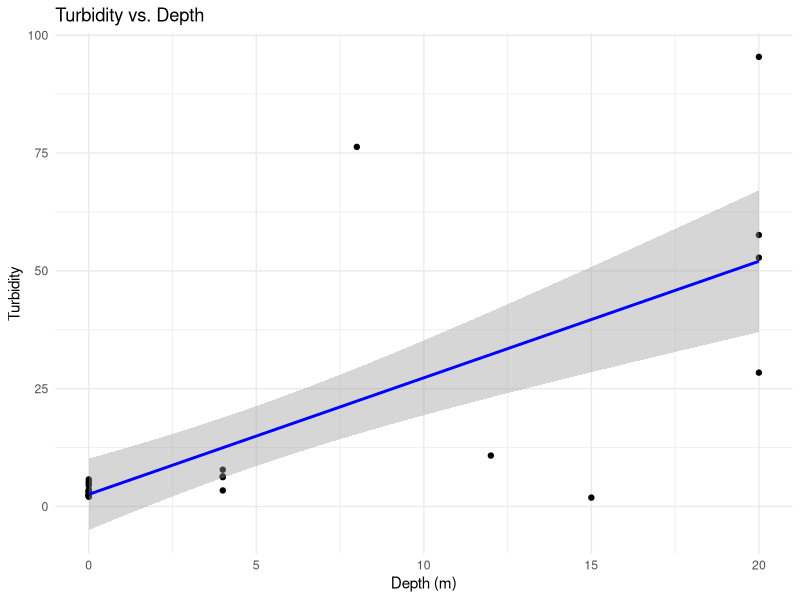
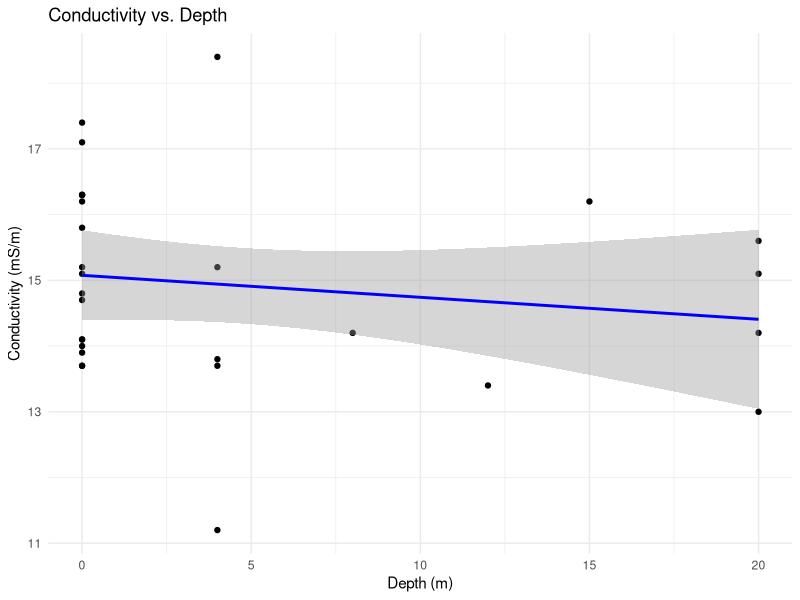
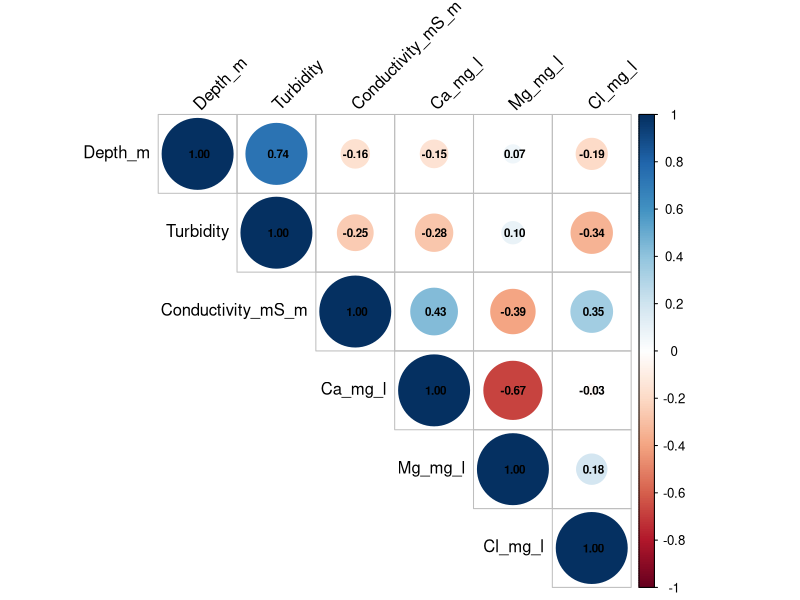
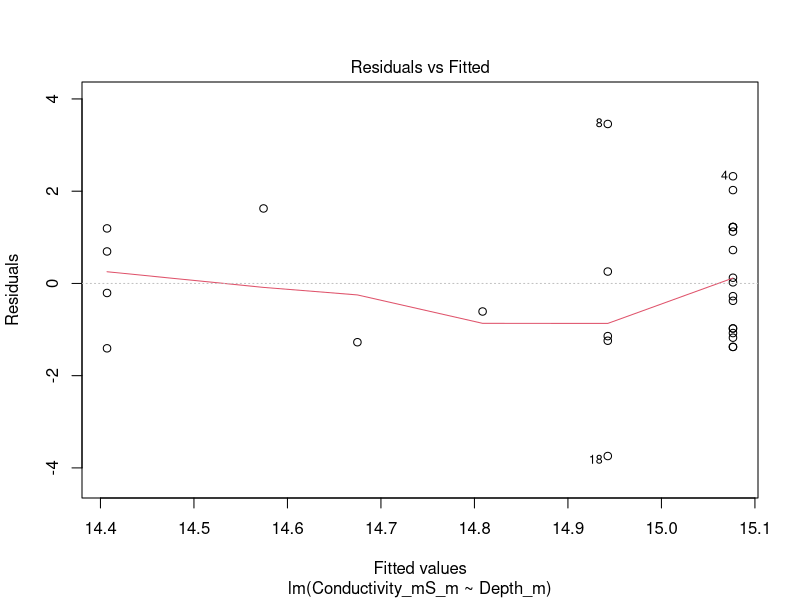
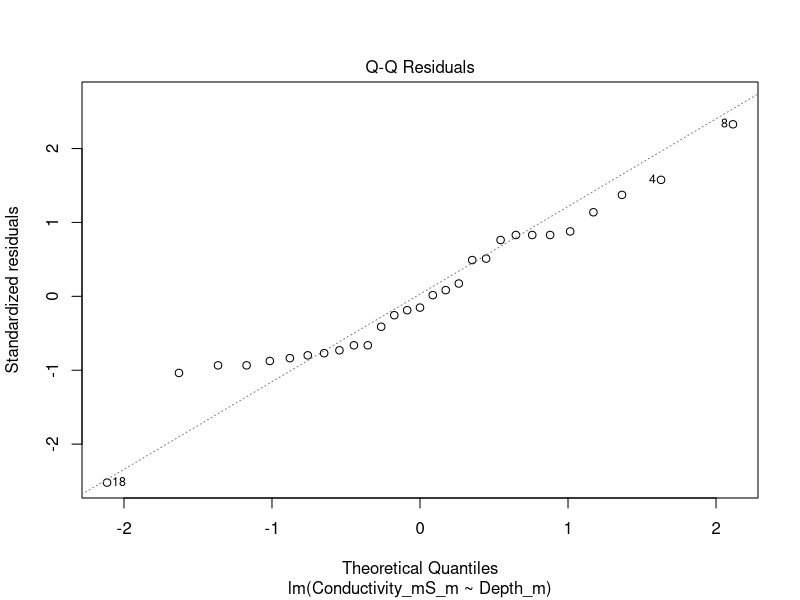
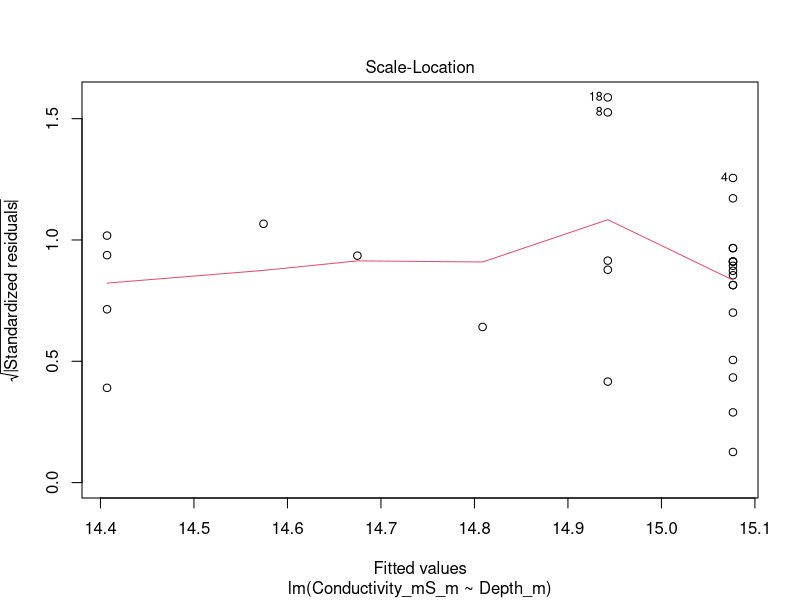
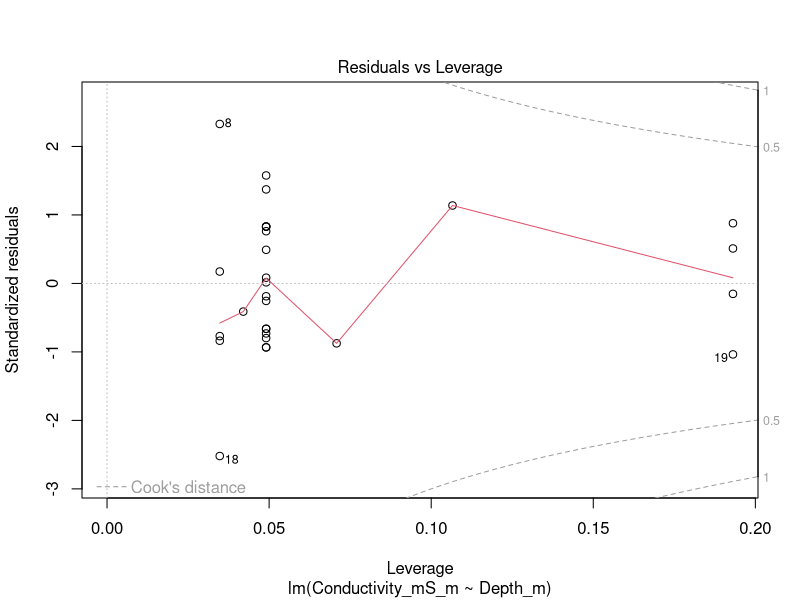
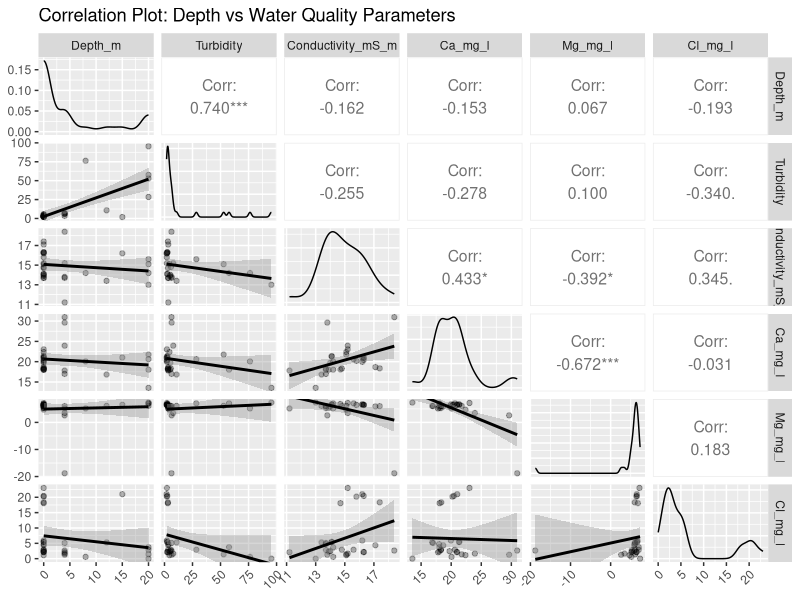

These charts were generated, in order, by the following R code:
#Written by Tsitso Mafantiri using Manus and ChatGPT
# Sample Data (manually transcribed from image)
# Please replace this with your full dataset loaded from a CSV or Excel file
# Example: data <- read.csv("your_data.csv")

data <- data.frame(
  Longitude = c(27.82695, 27.82695, 27.82695, 27.82695, 27.82695, 27.82695, 27.82695, 27.82695, 27.82695, 27.82695, 27.82695, 27.82695, 27.82695, 27.82695, 27.82695, 27.82695, 27.82695, 27.82695, 27.82695, 27.82695, 27.82695, 27.82695, 27.82695, 27.82695, 27.80678, 27.80678, 27.80678, 27.80678, 27.80678),
  Latitude = c(-29.3179, -29.3179, -29.3179, -29.3179, -29.3179, -29.3179, -29.3179, -29.3179, -29.3179, -29.3179, -29.3179, -29.3179, -29.3179, -29.3179, -29.3179, -29.3179, -29.3179, -29.3179, -29.3179, -29.3179, -29.3179, -29.3179, -29.3179, -29.3179, -29.3246, -29.3246, -29.3246, -29.3246, -29.3246),
  Dates = as.Date(c("2018-04-20", "2018-05-24", "2018-06-28", "2018-07-30", "2018-07-30", "2018-08-24", "2020-09-01", "2020-09-01", "2020-09-01", "2020-09-01", "2020-01-30", "2020-01-30", "2020-01-30", "2020-02-21", "2020-02-21", "2020-02-21", "2020-03-26", "2020-03-26", "2020-03-26", "2022-12-01", "2022-12-01", "2022-12-01", "2018-04-20", "2018-04-20", "2018-04-20", "2018-05-24", "2018-06-28", "2018-07-30", "2018-07-30")),
  Sample_ID = c(4, 4, 4, 4, 4, 4, 4, 4, 4, 4, 4, 4, 4, 4, 4, 4, 4, 4, 4, 4, 4, 4, 3, 3, 3, 3, 3, 3, 3),
  Depth_m = c(0, 0, 0, 0, 0, 15, 0, 4, 12, 20, 0, 4, 20, 0, 4, 20, 0, 4, 20, 0, 4, 8, 0, 0, 0, 0, 0, 0, 0),
  Turbidity = c(2.14, 3.02, 2.08, 3.08, 2.48, 1.88, 5.74, 6.22, 10.8, 57.6, 5.25, 6.38, 52.8, 3.52, 6.31, 28.4, 3.17, 3.4, 95.4, 4.42, 7.8, 76.3, 2.48, 2.48, 4.89, 2.17, 3.34, 2.48, 2.48),
  Conductivity_mS_m = c(15.2, 14.7, 15.8, 17.4, 16.3, 16.2, 14.8, 18.4, 13.4, 14.2, 14, 13.8, 15.1, 13.7, 13.7, 15.6, 13.7, 11.2, 13, 15.1, 15.2, 14.2, 14.1, 14.1, 13.9, 16.2, 17.1, 16.3, 16.3),
  Ca_mg_l = c(23.04, 18.08, 20.21, 18.35, 20.44, 21.01, 18.3, 30.97, 16.84, 18.03, 19.73, 29.63, 21.75, 17.99, 16.99, 20.62, 18.29, 17.81, 13.55, 22.37, 23.94, 20.06, 21.33, 21.33, 18.03, 19.96, 18.67, 20.95, 20.95),
  Mg_mg_l = c(7.18, 6.8, 6.45, 6.01, 6.51, 6.52, 6.07, -18.79, 6.09, 7.02, 5.83, 2.61, 6.11, 5.97, 6.03, 7.03, 5.29, 5.15, 7.34, 4.7, 3.47, 5.16, 6.61, 6.61, 5.39, 6.68, 5.9, 6.45, 6.45),
  Cl_mg_l = c(23.04, 18.08, 20.21, 18.35, 20.44, 21.01, 2.9, 2.64, 5.31, 3.73, 2.45, 1.27, 1.42, 4.74, 5.11, 2.91, 2.83, 2.09, 0, 1.14, 1.66, 0.59, 5.45, 5.45, 2.34, 5.92, 4.38, 2.15, 2.15),
  NO2_N_mg_l = c(1.3, 1, 0.7, 1.1, 1.5, 1.6, 0.004, 0.006, NA, NA, 0.009, 0.01, 0.036, 0.002, 0.005, 0.021, 0.002, 0.03, NA, 1.4, 1.8, NA, NA, NA, NA, NA, NA, NA, NA),
  NO3_N_mg_l = c(NA, NA, NA, NA, NA, NA, NA, NA, NA, NA, NA, NA, NA, NA, NA, NA, NA, NA, NA, 6.2, 7.97, NA, NA, NA, NA, NA, NA, NA, NA),
  NO3 = c(5.76, 4.43, 3.1, 4.87, 6.64, 7.08, NA, NA, NA, NA, NA, NA, NA, NA, NA, NA, NA, NA, NA, NA, NA, NA, NA, NA, NA, NA, NA, NA, NA),
  SO4 = c(NA, NA, NA, NA, NA, NA, NA, NA, NA, NA, NA, NA, NA, NA, NA, NA, NA, NA, NA, 27.44, 35.28, NA, NA, NA, NA, NA, NA, NA, NA)
)

# Display the structure of the data frame
str(data)

# Summary statistics
summary(data)

# Load necessary libraries for plotting and statistical analysis
# install.packages("ggplot2") # Uncomment and run if you don't have ggplot2
# install.packages("ggpubr") # Uncomment and run if you don't have ggpubr
library(ggplot2)
library(ggpubr)
library(corrplot)

# --- Scatter Plots with Trend Lines (Depth vs. each water quality parameter) ---

# Example: Turbidity vs. Depth
plot_turbidity_depth <- ggplot(data, aes(x = Depth_m, y = Turbidity)) +
  geom_point() +
  geom_smooth(method = "lm", col = "blue") + # Add linear trend line
  labs(title = "Turbidity vs. Depth",
       x = "Depth (m)",
       y = "Turbidity") +
  theme_minimal()
print(plot_turbidity_depth)

# Example: Conductivity vs. Depth
plot_conductivity_depth <- ggplot(data, aes(x = Depth_m, y = Conductivity_mS_m)) +
  geom_point() +
  geom_smooth(method = "lm", col = "blue") +
  labs(title = "Conductivity vs. Depth",
       x = "Depth (m)",
       y = "Conductivity (mS/m)") +
  theme_minimal()
print(plot_conductivity_depth)

# You can repeat the above code for other water quality parameters (Ca, Mg, Cl, NO2-N, NO3-N, NO3, SO4)

# --- Pearson Correlation Coefficient (Depth vs. water quality parameters) ---

# Select relevant columns for correlation analysis
correlation_data <- data[, c("Depth_m", "Turbidity", "Conductivity_mS_m", "Ca_mg_l", "Mg_mg_l", "Cl_mg_l")]

# Calculate Pearson correlation matrix
correlation_matrix <- cor(correlation_data, use = "pairwise.complete.obs", method = "pearson")
print(correlation_matrix)

# Visualize the correlation matrix as a heatmap
corrplot(correlation_matrix, method = "circle", type = "upper", tl.col = "black", tl.srt = 45, addCoef.col = "black", number.cex = 0.7)

# Example: Correlation between Depth and Turbidity
cor_depth_turbidity <- cor(data$Depth_m, data$Turbidity, use = "pairwise.complete.obs", method = "pearson")
cat("Pearson correlation between Depth and Turbidity:", cor_depth_turbidity, "\n")

# --- Regression Analysis (Depth vs. water quality parameters) ---

# Example: Linear regression of Turbidity on Depth
model_turbidity <- lm(Turbidity ~ Depth_m, data = data)
summary(model_turbidity)

# Example: Linear regression of Conductivity on Depth
model_conductivity <- lm(Conductivity_mS_m ~ Depth_m, data = data)
summary(model_conductivity)
plot(model_conductivity)

# You can repeat the above code for other water quality parameters

# --- ANOVA (Analysis of Variance) ---
# To perform ANOVA, we need a categorical variable for 'high versus low sediment deposition'.
# Please provide clarification on how this variable is defined in your dataset.
# For example, if you have a column named 'Sediment_Deposition_Category' with values 'High' and 'Low':
# aov_result <- aov(Water_Quality_Parameter ~ Sediment_Deposition_Category, data = data)
# summary(aov_result)

# --- Comparison with Water Quality Standards ---
# To compare with South African (SA) and WHO water quality standards, please provide these standards.
# Once provided, you can add code here to filter and flag data points that exceed the standards.
# Example (conceptual):
# sa_drinking_turbidity_limit <- 5 # Example limit
# data$Exceeds_SA_Turbidity <- ifelse(data$Turbidity > sa_drinking_turbidity_limit, TRUE, FALSE)
# print(data[data$Exceeds_SA_Turbidity == TRUE, c("Dates", "Depth_m", "Turbidity", "Exceeds_SA_Turbidity")])


# Install GGally if not already installed
# install.packages("GGally")

library(GGally)

# Select Depth and other numeric water quality parameters
correlation_data <- data[, c("Depth_m", "Turbidity", "Conductivity_mS_m", "Ca_mg_l", "Mg_mg_l", "Cl_mg_l")] #You may comment this line as it is similar to line 63

# Remove rows with any NA values in selected columns
correlation_data <- na.omit(correlation_data)

# Create the pairwise correlation plot (scatterplot matrix)
ggpairs(
  correlation_data,
  title = "Correlation Plot: Depth vs Water Quality Parameters",
  upper = list(continuous = wrap("cor", size = 4)),
  lower = list(continuous = wrap("smooth", alpha = 0.3)),
  diag = list(continuous = wrap("densityDiag"))
) + theme(
  axis.text.x = element_text(angle = 45, hjust = 1)
)
  # Citattions of R packages
citation("ggplot2")
citation("corrplot")
citation("ggpubr")
citation("GGally")
